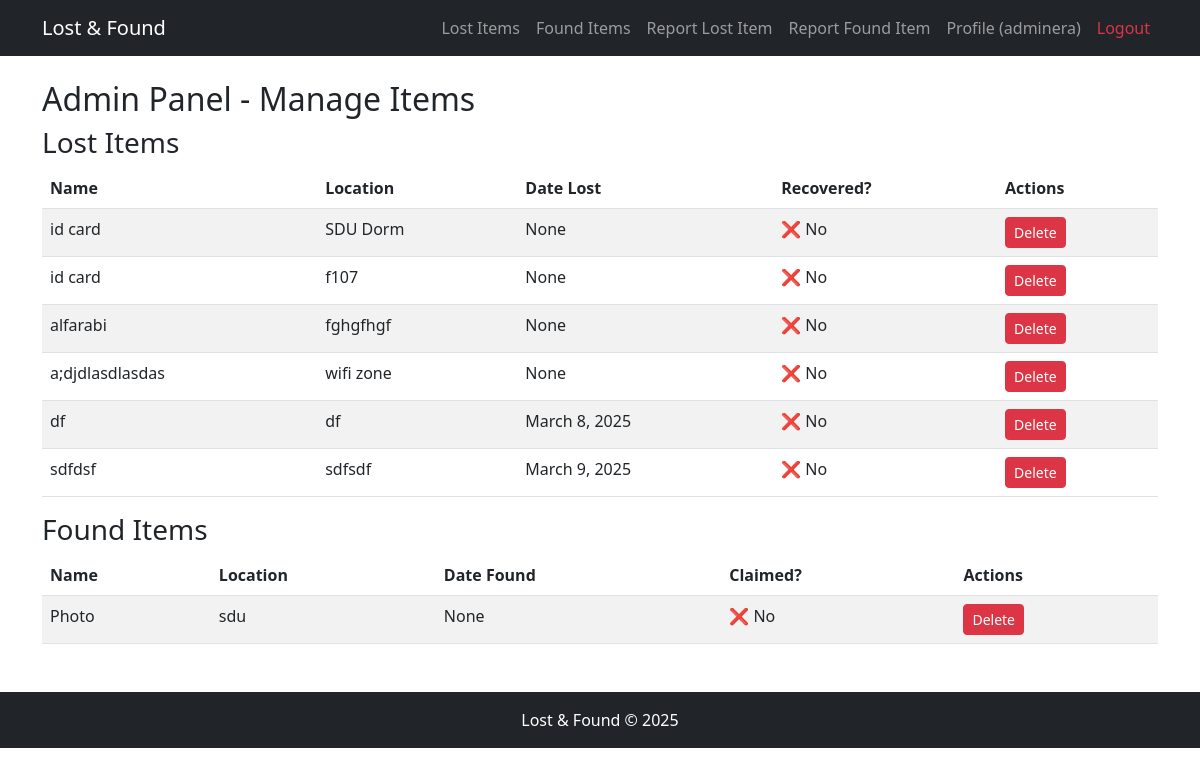
The app's page /admin-items/ (signed in), older data.
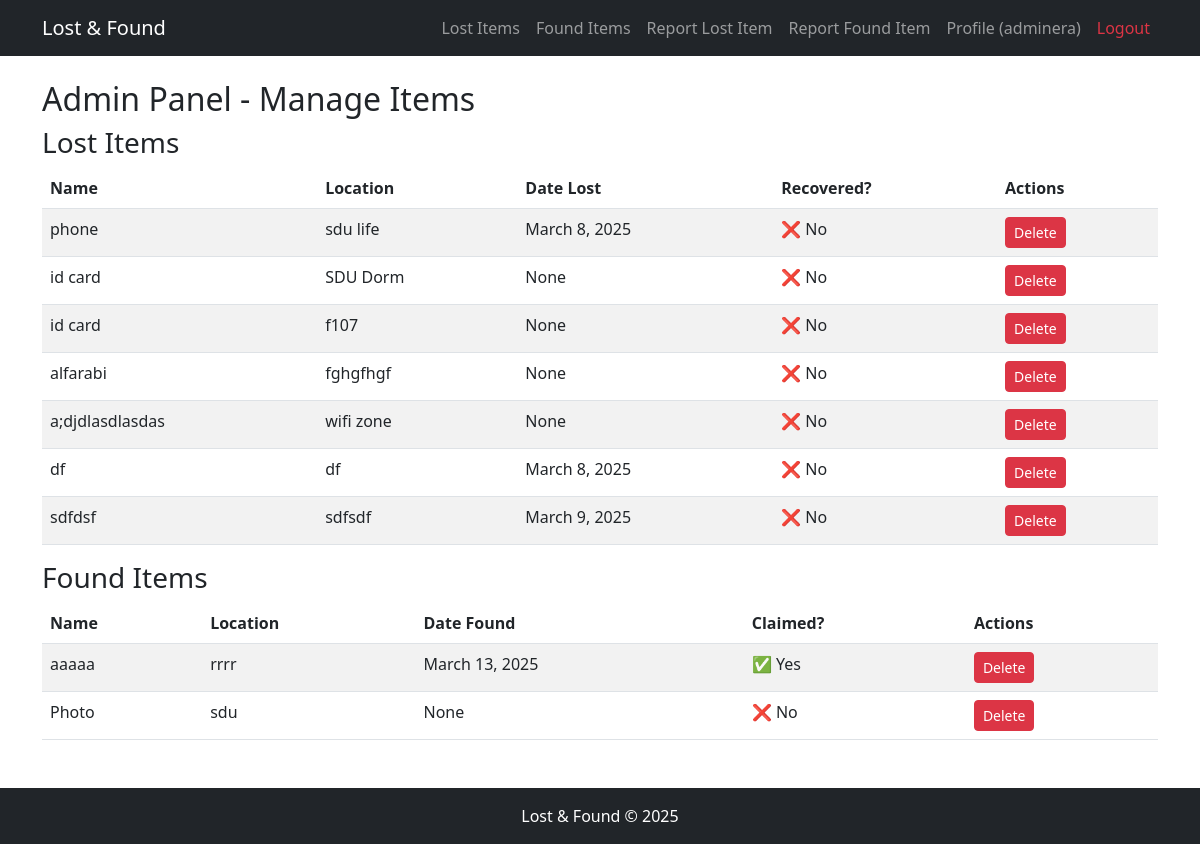
The same page, newer data.
### items/models.py (models this page shows, shortened)
class LostItem(models.Model):
    user = models.ForeignKey(User, on_delete=models.SET_NULL, null=True, blank=True)
    name = models.CharField(max_length=255)
    description = models.TextField()
    location = models.CharField(max_length=255)
    date_lost = models.DateField()
    image = models.ImageField(
        upload_to="lost_items/",
        storage=get_media_storage(),  # None, если отключено
        blank=True,
        null=True
    )
    is_recovered = models.BooleanField(default=False)
    created_at = models.DateTimeField(default=now)
    status = models.CharField(
        max_length=10,
        choices=[(status.value, status.name.title()) for status in LostItemStatus],
        default=LostItemStatus.LOST.value
    )
    class Meta:
        ordering = ["-created_at"]

class FoundItem(models.Model):
    user = models.ForeignKey(User, on_delete=models.SET_NULL, null=True, blank=True)
    name = models.CharField(max_length=255)
    description = models.TextField()
    location = models.CharField(max_length=255)
    date_found = models.DateField()
    image = models.ImageField(
        upload_to="found_items/",
        storage=get_media_storage(),  # None, если отключено
        blank=True,
        null=True
    )
    is_claimed = models.BooleanField(default=False)
    created_at = models.DateTimeField(default=now)
    status = models.CharField(
        max_length=10,
        choices=[(status.value, status.name.title()) for status in FoundItemStatus],
        default=FoundItemStatus.FOUND.value
    )
    class Meta:
        ordering = ["-created_at"]

### items/views.py (the view)
# urls.py: path("admin-items/", views.admin_items_list, name="admin_items_list"),
@user_passes_test(is_staff_user)
def admin_items_list(request):
    lost_items = LostItem.objects.all()
    found_items = FoundItem.objects.all()
    return render(request, "items/admin_items_list.html", {"lost_items": lost_items, "found_items": found_items})

### items/views.py (called while the page is built)
def is_staff_user(user):
    return user.is_staff

### items/templates/items/admin_items_list.html
{% extends 'base.html' %}
{% block content %}
<h2>Admin Panel - Manage Items</h2>
<h3>Lost Items</h3>
<table class="table table-striped">
    <thead>
        <tr>
            <th>Name</th>
            <th>Location</th>
            <th>Date Lost</th>
            <th>Recovered?</th>
            <th>Actions</th>
        </tr>
    </thead>
    <tbody>
        {% for item in lost_items %}
        <tr>
            <td>{{ item.name }}</td>
            <td>{{ item.location }}</td>
            <td>{{ item.date_lost }}</td>
            <td>
                {% if item.is_recovered %}
                    ✅ Yes
                {% else %}
                    ❌ No
                {% endif %}
            </td>
            <td>
                <a href="{% url 'delete_lost_item' item.id %}" class="btn btn-danger btn-sm">Delete</a>
            </td>
        </tr>
        {% empty %}
        <tr><td colspan="5">No lost items available.</td></tr>
        {% endfor %}
    </tbody>
</table>
<h3>Found Items</h3>
<table class="table table-striped">
    <thead>
        <tr>
            <th>Name</th>
            <th>Location</th>
            <th>Date Found</th>
            <th>Claimed?</th>
            <th>Actions</th>
        </tr>
    </thead>
    <tbody>
        {% for item in found_items %}
        <tr>
            <td>{{ item.name }}</td>
            <td>{{ item.location }}</td>
            <td>{{ item.date_found }}</td>
            <td>
                {% if item.is_claimed %}
                    ✅ Yes
                {% else %}
                    ❌ No
                {% endif %}
            </td>
            <td>
                <a href="{% url 'delete_found_item' item.id %}" class="btn btn-danger btn-sm">Delete</a>
            </td>
        </tr>
        {% empty %}
        <tr><td colspan="5">No found items available.</td></tr>
        {% endfor %}
    </tbody>
</table>
{% endblock %}

### items/templates/base.html (shortened to what this page needs)
<!DOCTYPE html>
<html lang="en">
<head>
    <link rel="stylesheet" href="https://cdn.jsdelivr.net/npm/bootstrap@5.3.0/dist/css/bootstrap.min.css">
</head>
<body>
    <nav class="navbar navbar-expand-lg navbar-dark bg-dark">
        <div class="container">
            <a class="navbar-brand" href="/">Lost & Found</a>
            <div class="collapse navbar-collapse" id="navbarNav">
                <ul class="navbar-nav ms-auto">
                    <li class="nav-item"><a class="nav-link" href="{% url 'lost_items_list' %}">Lost Items</a></li>
                    <li class="nav-item"><a class="nav-link" href="{% url 'found_items_list' %}">Found Items</a></li>
                    <li class="nav-item"><a class="nav-link" href="{% url 'add_lost_item' %}">Report Lost Item</a></li>
                    <li class="nav-item"><a class="nav-link" href="{% url 'add_found_item' %}">Report Found Item</a></li>
                    {% if user.is_authenticated %}
                        <li class="nav-item"><a class="nav-link" href="{% url 'profile' %}">Profile ({{ user.username }})</a></li>
                        <li class="nav-item"><a class="nav-link text-danger" href="{% url 'logout' %}">Logout</a></li>
                    {% else %}
                        <li class="nav-item"><a class="nav-link" href="{% url 'login' %}">Login</a></li>
                        <li class="nav-item"><a class="nav-link" href="{% url 'register' %}">Register</a></li>
                    {% endif %}
                </ul>
            </div>
        </div>
    </nav>
    <div class="container mt-4">
        {% block content %}
        {% endblock %}
    </div>
    <footer class="text-center p-3 bg-dark text-white mt-5">
        Lost & Found &copy; 2025
    </footer>
</body>
</html>

Row changes from the older to the newer data that the page shows:
added LostItem: name "phone", location "sdu life", date_lost "March 8, 2025", is_recovered "❌ No"
added FoundItem: name "aaaaa", location "rrrr", date_found "March 13, 2025", is_claimed "✅ Yes"
